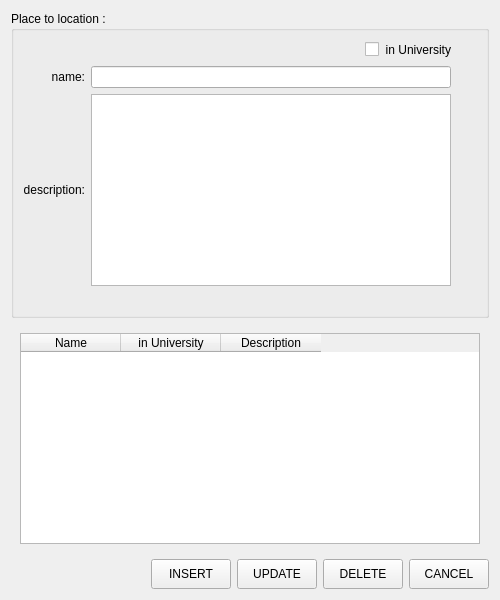
<?xml version="1.0" encoding="UTF-8"?>
<ui version="4.0">
 <class>Form</class>
 <widget class="QWidget" name="Form">
  <property name="geometry">
   <rect>
    <x>0</x>
    <y>0</y>
    <width>500</width>
    <height>600</height>
   </rect>
  </property>
  <property name="minimumSize">
   <size>
    <width>350</width>
    <height>430</height>
   </size>
  </property>
  <property name="maximumSize">
   <size>
    <width>500</width>
    <height>600</height>
   </size>
  </property>
  <property name="windowTitle">
   <string>Form</string>
  </property>
  <layout class="QGridLayout" name="gridLayout">
   <item row="3" column="0">
    <layout class="QHBoxLayout" name="horizontalLayout_2">
     <item>
      <spacer name="horizontalSpacer_3">
       <property name="orientation">
        <enum>Qt::Horizontal</enum>
       </property>
       <property name="sizeHint" stdset="0">
        <size>
         <width>40</width>
         <height>20</height>
        </size>
       </property>
      </spacer>
     </item>
     <item>
      <widget class="QPushButton" name="btn_insert">
       <property name="minimumSize">
        <size>
         <width>40</width>
         <height>30</height>
        </size>
       </property>
       <property name="text">
        <string>INSERT</string>
       </property>
       <property name="shortcut">
        <string>Return</string>
       </property>
      </widget>
     </item>
     <item>
      <widget class="QPushButton" name="btn_update">
       <property name="minimumSize">
        <size>
         <width>40</width>
         <height>30</height>
        </size>
       </property>
       <property name="text">
        <string>UPDATE</string>
       </property>
       <property name="shortcut">
        <string>F5</string>
       </property>
      </widget>
     </item>
     <item>
      <widget class="QPushButton" name="btn_delete">
       <property name="minimumSize">
        <size>
         <width>40</width>
         <height>30</height>
        </size>
       </property>
       <property name="text">
        <string>DELETE</string>
       </property>
       <property name="shortcut">
        <string>Del</string>
       </property>
      </widget>
     </item>
     <item>
      <widget class="QPushButton" name="btn_cancel">
       <property name="minimumSize">
        <size>
         <width>40</width>
         <height>30</height>
        </size>
       </property>
       <property name="text">
        <string>CANCEL</string>
       </property>
       <property name="shortcut">
        <string>Esc</string>
       </property>
      </widget>
     </item>
    </layout>
   </item>
   <item row="0" column="0">
    <widget class="QGroupBox" name="BOX_place_descrption">
     <property name="minimumSize">
      <size>
       <width>250</width>
       <height>0</height>
      </size>
     </property>
     <property name="title">
      <string>Place to location :</string>
     </property>
     <layout class="QGridLayout" name="gridLayout_2">
      <item row="0" column="2" rowspan="3">
       <spacer name="verticalSpacer">
        <property name="orientation">
         <enum>Qt::Vertical</enum>
        </property>
        <property name="sizeHint" stdset="0">
         <size>
          <width>20</width>
          <height>40</height>
         </size>
        </property>
       </spacer>
      </item>
      <item row="2" column="1">
       <widget class="QTextEdit" name="txt_place_description">
        <property name="statusTip">
         <string>Input a description of this place, </string>
        </property>
        <property name="html">
         <string>&lt;!DOCTYPE HTML PUBLIC &quot;-//W3C//DTD HTML 4.0//EN&quot; &quot;http://www.w3.org/TR/REC-html40/strict.dtd&quot;&gt;
&lt;html&gt;&lt;head&gt;&lt;meta name=&quot;qrichtext&quot; content=&quot;1&quot; /&gt;&lt;style type=&quot;text/css&quot;&gt;
p, li { white-space: pre-wrap; }
&lt;/style&gt;&lt;/head&gt;&lt;body style=&quot; font-family:'MS Shell Dlg 2'; font-size:8.25pt; font-weight:400; font-style:normal;&quot;&gt;
&lt;p style=&quot;-qt-paragraph-type:empty; margin-top:0px; margin-bottom:0px; margin-left:0px; margin-right:0px; -qt-block-indent:0; text-indent:0px;&quot;&gt;&lt;br /&gt;&lt;/p&gt;&lt;/body&gt;&lt;/html&gt;</string>
        </property>
       </widget>
      </item>
      <item row="1" column="1">
       <widget class="QLineEdit" name="txt_place_name">
        <property name="statusTip">
         <string>Input a unique name id</string>
        </property>
        <property name="text">
         <string/>
        </property>
       </widget>
      </item>
      <item row="1" column="0">
       <widget class="QLabel" name="lb_place_name">
        <property name="text">
         <string>name:</string>
        </property>
        <property name="alignment">
         <set>Qt::AlignRight|Qt::AlignTrailing|Qt::AlignVCenter</set>
        </property>
       </widget>
      </item>
      <item row="2" column="0">
       <widget class="QLabel" name="lb_place_descrption">
        <property name="text">
         <string>description:</string>
        </property>
        <property name="alignment">
         <set>Qt::AlignRight|Qt::AlignTrailing|Qt::AlignVCenter</set>
        </property>
       </widget>
      </item>
      <item row="0" column="1">
       <layout class="QHBoxLayout" name="horizontalLayout">
        <item>
         <spacer name="horizontalSpacer">
          <property name="orientation">
           <enum>Qt::Horizontal</enum>
          </property>
          <property name="sizeHint" stdset="0">
           <size>
            <width>40</width>
            <height>20</height>
           </size>
          </property>
         </spacer>
        </item>
        <item>
         <widget class="QCheckBox" name="cbtn_place_inUiversity">
          <property name="statusTip">
           <string>Where is this place, in or out the university</string>
          </property>
          <property name="text">
           <string/>
          </property>
         </widget>
        </item>
        <item>
         <widget class="QLabel" name="lb_place_inUniversity">
          <property name="text">
           <string>in University</string>
          </property>
          <property name="alignment">
           <set>Qt::AlignRight|Qt::AlignTrailing|Qt::AlignVCenter</set>
          </property>
         </widget>
        </item>
       </layout>
      </item>
      <item row="3" column="0" colspan="3">
       <spacer name="horizontalSpacer_2">
        <property name="orientation">
         <enum>Qt::Horizontal</enum>
        </property>
        <property name="sizeHint" stdset="0">
         <size>
          <width>40</width>
          <height>20</height>
         </size>
        </property>
       </spacer>
      </item>
     </layout>
    </widget>
   </item>
   <item row="2" column="0">
    <widget class="QWidget" name="widget" native="true">
     <layout class="QGridLayout" name="gridLayout_3">
      <item row="0" column="0">
       <widget class="QTableWidget" name="tablePlacetolocation">
        <property name="minimumSize">
         <size>
          <width>0</width>
          <height>0</height>
         </size>
        </property>
        <property name="editTriggers">
         <set>QAbstractItemView::NoEditTriggers</set>
        </property>
        <column>
         <property name="text">
          <string>Name</string>
         </property>
        </column>
        <column>
         <property name="text">
          <string>in University</string>
         </property>
        </column>
        <column>
         <property name="text">
          <string>Description</string>
         </property>
        </column>
       </widget>
      </item>
     </layout>
    </widget>
   </item>
  </layout>
 </widget>
 <resources/>
 <connections/>
</ui>
